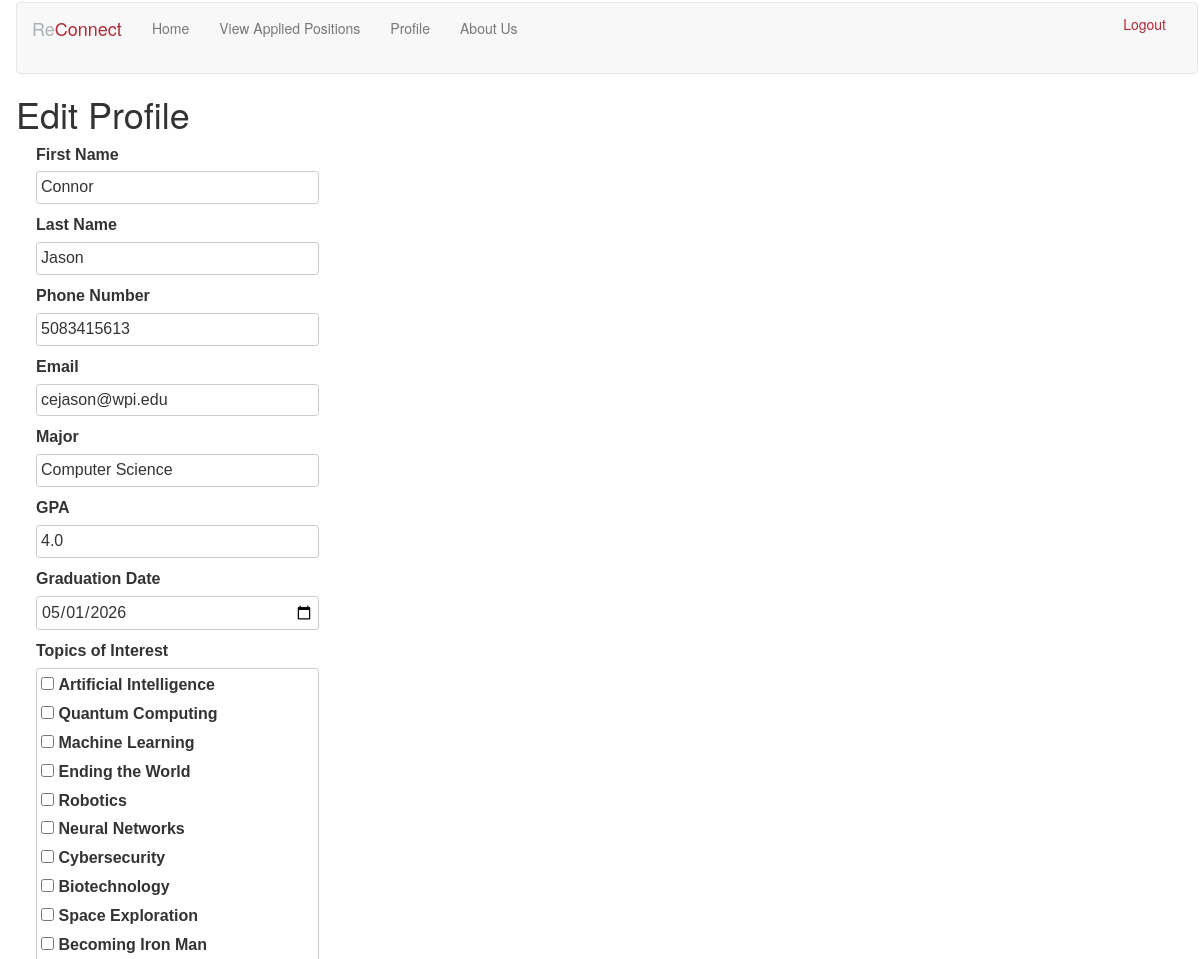
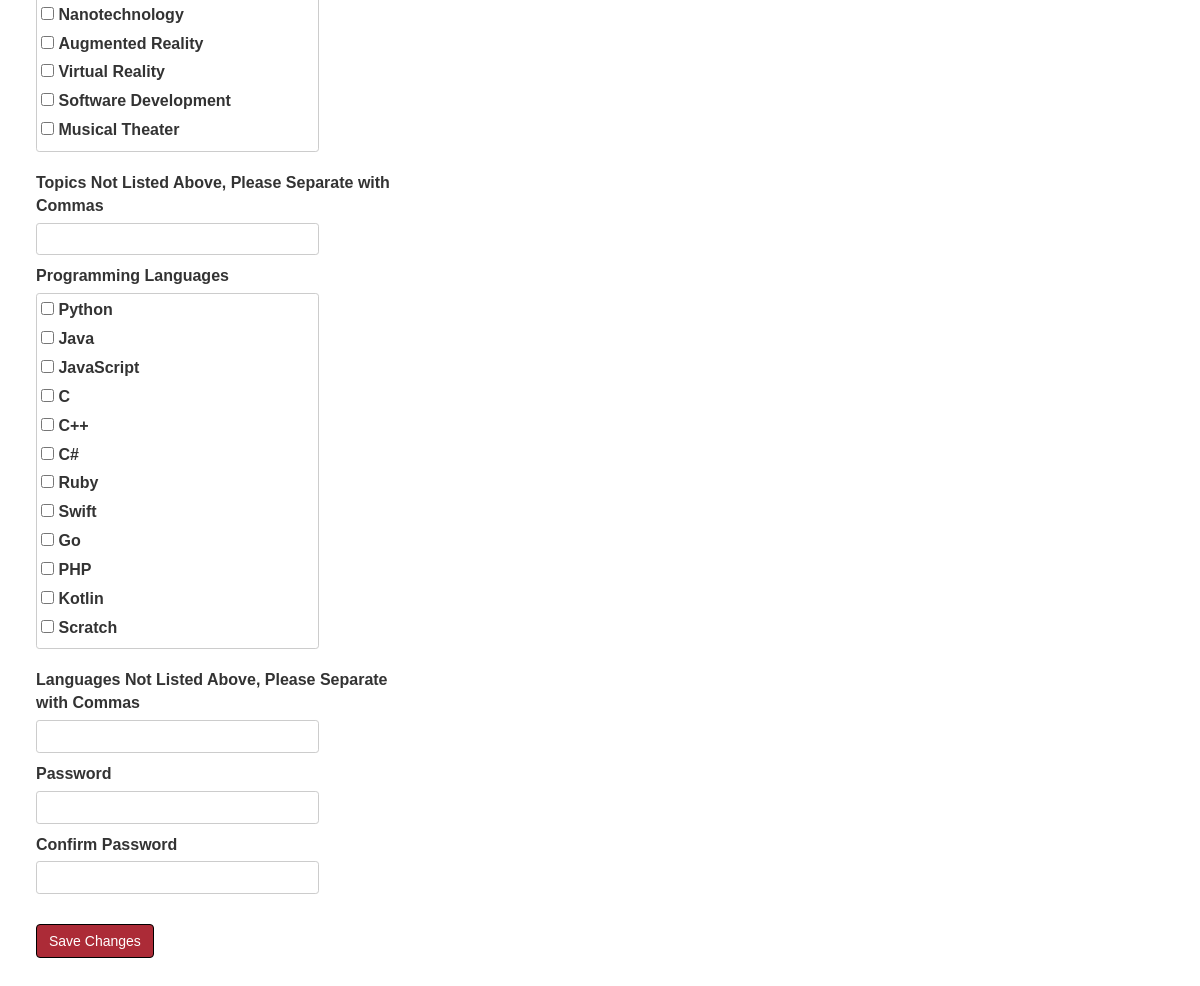
The app's page /profile/edit (signed in) with its own data (2 pictures, top to bottom).
### app/Model/models.py (models this page shows, shortened)
class User(db.Model, UserMixin):
    __tablename__ = "user"
    id = db.Column(db.Integer, primary_key=True)
    username = db.Column(db.String(20), unique=True)
    password_hash = db.Column(db.String(20))
    firstname = db.Column(db.String(20))
    lastname = db.Column(db.String(20))
    email = db.Column(db.String(20), unique=True)
    phone_number = db.Column(db.String(10))
    __mapper_args__ = {
        "polymorphic_identity": UserType.User,
    }

class Student(User):
    __tablename__ = "student"
    id = db.Column(None, ForeignKey("user.id"), primary_key=True)
    major = db.Column(db.Integer, db.ForeignKey("major.id"))
    GPA = db.Column(db.Float)
    graduationdate = db.Column(db.DateTime)
    user_type = db.Column(db.String(20), default="Student")
    languages = db.relationship(
        "ProgrammingLanguage",
        secondary=studentLanguages, # specifies link between students to programming languages.
        primaryjoin=(studentLanguages.c.student_id == id), # Join where student_id matches the id of the student.
        backref=db.backref("studentLanguages", lazy="dynamic"), # access all programming languages a student knows.
        lazy="dynamic",
    )
    topics_of_interest = db.relationship(
        "ResearchField",
        secondary=studentFields,
        primaryjoin=(studentFields.c.student_id == id),
        backref=db.backref("studentFields", lazy="dynamic"),
        lazy="dynamic",
    )
    appliedPositions = db.relationship(
        "Applications", back_populates="student_enrolled"
    )
    __mapper_args__ = {"polymorphic_identity": UserType.Student}

### app/Controller/routes.py (the view)
@routes_blueprint.route("/profile/edit", methods=["GET", "POST"])
@login_required
def edit_profile():
    if current_user.user_type == "Student":
        form = EditStudentProfileForm()
    else:
        form = EditFacultyProfileForm()
    if request.method == "POST":
        current_user.firstname = form.firstname.data
        current_user.lastname = form.lastname.data
        current_user.phone_number = form.phone_number.data
        current_user.email = form.email.data
        current_user.set_password(form.password.data)
        if current_user.user_type == "Faculty":
            current_user.department = form.department.data
            for topic in form.research_areas.data:
                current_user.research_areas.append(topic)
            if form.other_areas.data:
                other_areas = form.other_areas.data.split(",")
                for area in other_areas:
                    newArea = ResearchField(
                        id=ResearchField.query.count() + 1, title=area
                    )
                    db.session.add(newArea)
                    db.session.commit()
                    current_user.research_areas.append(newArea)
        if current_user.user_type == "Student":
            current_user.major = form.major.data
            current_user.GPA = form.GPA.data
            current_user.graduationdate = form.graduationdate.data
            for topic in form.topics_of_interest.data:
                current_user.topics_of_interest.append(topic)
            if form.other_topics.data:
                other_topics = form.other_topics.data.split(",")
                for topic in other_topics:
                    newtopic = ResearchField(
                        id=ResearchField.query.count() + 1, title=topic
                    )
                    db.session.add(newtopic)
                    db.session.commit()
                    current_user.topics_of_interest.append(newtopic)
            for lang in form.languages.data:
                current_user.languages.append(lang)
            if form.other_languages.data:
                other_languages = form.other_languages.data.split(",")
                for language in other_languages:
                    newLanguage = ProgrammingLanguage(title=language)
                    db.session.add(newLanguage)
                    db.session.commit()
                    current_user.languages.append(newLanguage)
        db.session.add(current_user)
        db.session.commit()
        flash("Your profile has been updated!")
        return redirect(url_for("routes.view_profile"))
    elif request.method == "GET":
        form.firstname.data = current_user.firstname
        form.lastname.data = current_user.lastname
        form.phone_number.data = current_user.phone_number
        form.email.data = current_user.email
        if current_user.user_type == "Faculty":
            form.department.data = current_user.department
            form.research_areas.data = [
                topic.id for topic in current_user.research_areas
            ]
        if current_user.user_type == "Student":
            form.major.data = current_user.major
            form.GPA.data = current_user.GPA
            form.graduationdate.data = datetime.strptime(
                current_user.graduationdate.strftime("%Y-%m-%d"), "%Y-%m-%d"
            ).date()
            form.topics_of_interest.data = [
                topic.id for topic in current_user.topics_of_interest
            ]
    return render_template("edit_profile.html", title="Edit Profile", form=form)

### agileApp.py (called while the page is built, shortened)
@app.before_request
def initDB(*args, **kwargs):
    if app._got_first_request:
        db.create_all()

### app/Model/models.py (called while the page is built)
@login.user_loader
def load_user(id):
    student = Student.query.filter_by(id=id).first()
    if student:
        return student
    faculty = Faculty.query.filter_by(id=id).first()
    if faculty:
        return faculty
    return None

### app/View/templates/edit_profile.html (shortened to what this page needs)
{% extends "base.html" %} {% block content %}
<h1>Edit Profile</h1>
{% if form %}
<form method="post" class="row">
    <div class="col-md-4">
        <div class="form-group">
            {{ form.firstname.label }} {{ form.firstname(class="formselect") }}
        </div>
        <div class="form-group">
            {{ form.lastname.label }} {{ form.lastname(class="formselect") }}
        </div>
        <div class="form-group">
            {{ form.phone_number.label }} {{
            form.phone_number(class="formselect") }}
        </div>
        <div class="form-group">
            {{ form.email.label }} {{ form.email(class="formselect") }}
        </div>
        {% if current_user.user_type == 'Faculty' %}
        <div class="form-group">
            {{ form.department.label }} {{ form.department(class="formselect")
            }}
        </div>
        <div class="form-group">
            {{ form.research_areas.label }}
            <div style="max-height: 600px; overflow: scroll">
                {{ form.research_areas(class="formselect", multiple="multiple")
                }}
            </div>
        </div>
        <div class="form-group">
            {{ form.other_areas.label }} {{ form.other_areas(class="formselect")
            }}
        </div>
        {% elif current_user.user_type == 'Student' %}
        <div class="form-group">
            {{ form.major.label }} {{ form.major(class="formselect") }}
        </div>
        <div class="form-group">
            {{ form.GPA.label }} {{ form.GPA(class="formselect") }}
        </div>
        <div class="form-group">
            {{ form.graduationdate.label }} {{
            form.graduationdate(class="formselect") }}
        </div>
        <div class="form-group">
            {{ form.topics_of_interest.label }}
            <div style="max-height: 600px; overflow: scroll">
                {{ form.topics_of_interest(class="formselect",
                multiple="multiple") }}
            </div>
        </div>
        <div class="form-group">
            {{ form.other_topics.label }} {{
            form.other_topics(class="formselect") }}
        </div>
        <div class="form-group">
            {{ form.languages.label }}
            <div style="max-height: 600px; overflow: scroll">
                {{ form.languages(class="formselect", multiple="multiple") }}
            </div>
        </div>
        <div class="form-group">
            {{ form.other_languages.label }} {{
            form.other_languages(class="formselect") }}
        </div>
        {% endif %}
        <div class="form-group">
            {{ form.password.label }} {{ form.password(class="formselect") }}
        </div>
        <div class="form-group">
            {{ form.password_2.label }} {{ form.password_2(class="formselect")
            }}
        </div>
        <br />
        <div class="form-group">
            {{ form.submit(class="btn btn-primary btn-custom") }}
        </div>
    </div>
</form>
<br />
{% endif %} {% endblock %}

### app/View/static/css/main.css (style rules this page uses)
body { margin: 1px 1px 1px 15px; padding: 1px; }
.btn-custom { background-color: #ac2b37; border: 1px solid #000000; }
.form-group { display: block; margin-bottom: 10px; margin-left: 20px; font-family: "Trebuchet MS", "Lucida Sans Unicode", "Lucida Grande", "Lucida Sans", Arial, sans-serif; font-size: 16px; }
.formselect { display: block; padding: 4px; border: 1px solid #ccc; border-radius: 3.2px; width: 80%; }

### records on screen
User: firstname "Connor", lastname "Jason", phone_number "5083415613", email "cejason@wpi.edu"
Student: major "Computer Science", GPA "4.0", graduationdate "05/01/2026"
